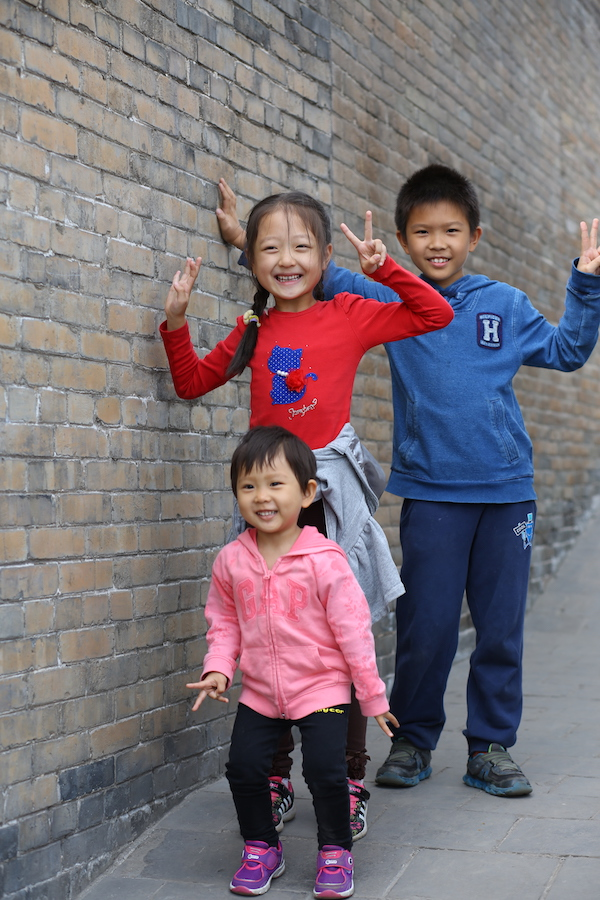
#> input picture images/children.jpg, 600 x 900 px
$ python face_detect_img.py
#> lines starting #> are read from the running program, lines starting #| are printed output that depends on the picture; after the words box and inside, x2 and y2 are one past the last pixel; in counts of white or black regions, pixels touching at a corner belong together
# coding=utf-8
import cv2

filename = 'images/children.jpg'

# 图片文件中人脸检测程序
def detect(filename):
    # 创建用于人脸检测的Haar级联分类器
#> called with filename = 'images/children.jpg'
    face_cascade = cv2.CascadeClassifier('cascades/haarcascade_frontalface_default.xml')
    # 创建用于眼睛检测的Haar级联分类器
    eye_cascade = cv2.CascadeClassifier('cascades/haarcascade_eye.xml')
    # 加载包含人脸的图片
    img = cv2.imread(filename)
#> img is the input picture: shape (900, 600, 3); mean B, G, R 119.8, 112.9, 123.2
    # 将图片转换为灰度图像
    gray = cv2.cvtColor(img, cv2.COLOR_BGR2GRAY)
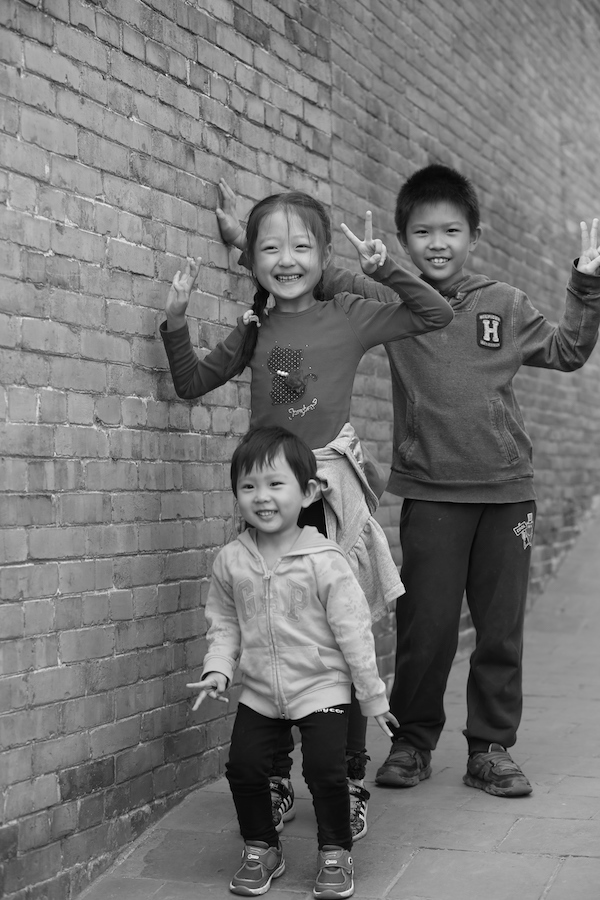
#> gray: shape (900, 600); min 0, max 254, mean 116.7
    # 人脸检测：缩放因子(scaleFactor): 1.3
    #         最小紧邻数(minNeighbors): 5
    faces = face_cascade.detectMultiScale(gray, 1.2, 8)
#> faces = [[401, 202, 75, 75], [246, 215, 82, 82], [231, 457, 72, 72]]
    # 对于检测出的每个人脸矩形
    for (x, y, w, h) in faces:
        # 在原图上绘制人脸蓝色矩形
        img = cv2.rectangle(img,(x, y),(x + w, y + h),(255, 0, 0), 2)
#> this loop made 3 passes
#> pass 1, in detect, `img = cv2.rectangle(img,(x, y),(x + w, y + h),(255, 0, 0), 2)`:
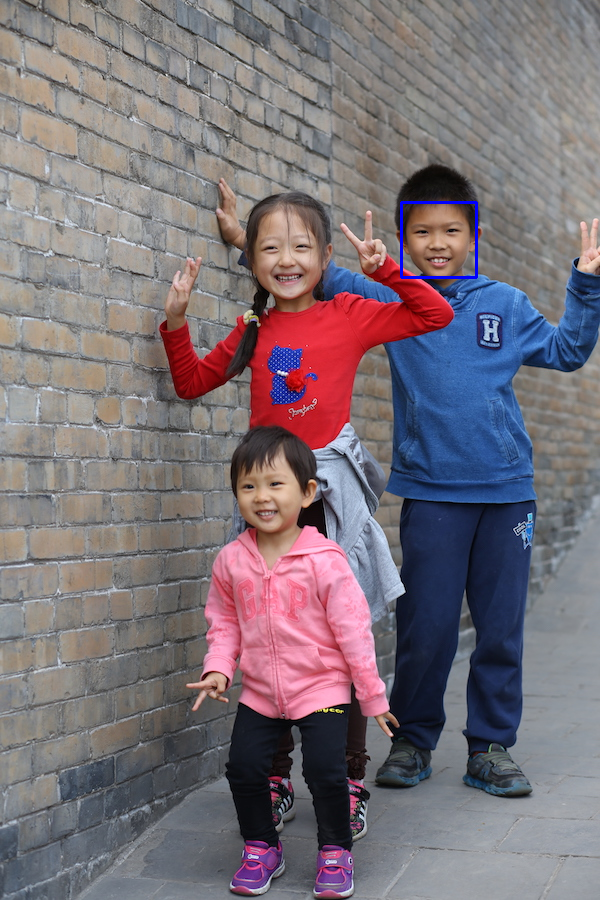
#> img: shape (900, 600, 3); 0.17% of pixels changed, all inside (x1, y1, x2, y2) = (400, 201, 478, 279)
#> pass 2, in detect, `img = cv2.rectangle(img,(x, y),(x + w, y + h),(255, 0, 0), 2)`:
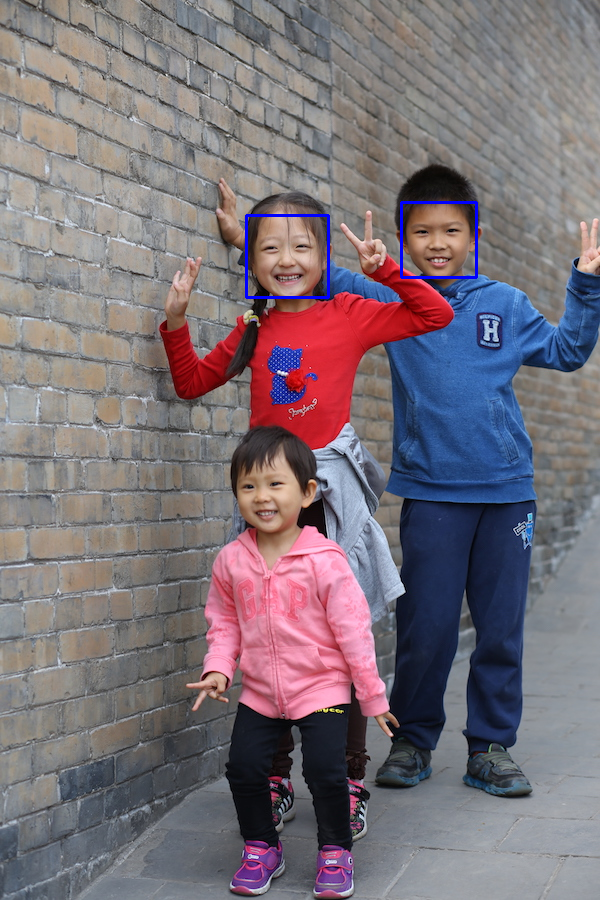
#> img: shape (900, 600, 3); 0.18% of pixels changed, all inside (x1, y1, x2, y2) = (245, 214, 330, 299)
#> pass 3, in detect, `img = cv2.rectangle(img,(x, y),(x + w, y + h),(255, 0, 0), 2)`:
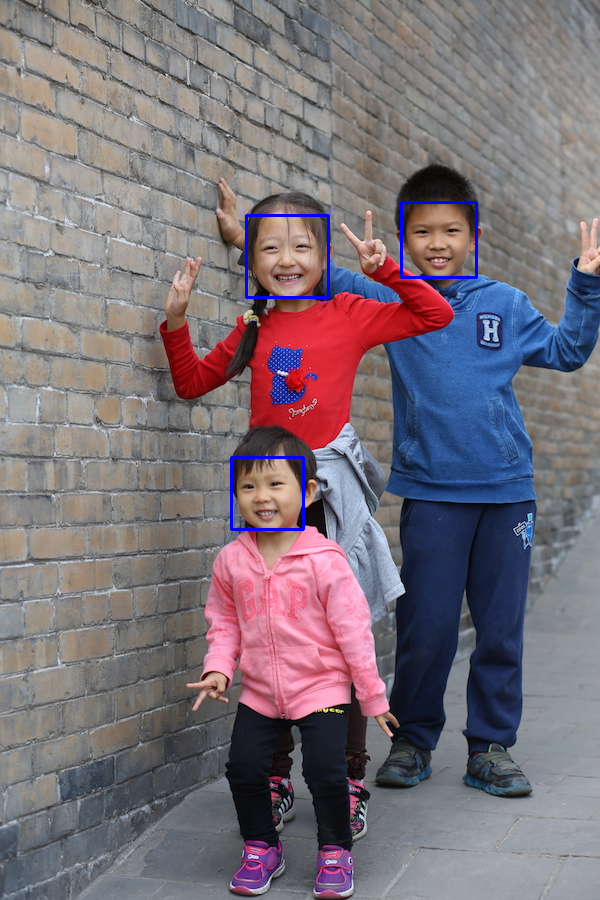
#> img: shape (900, 600, 3); 0.16% of pixels changed, all inside (x1, y1, x2, y2) = (230, 456, 305, 531)
    # 显示并保存检测结果
    cv2.namedWindow('Faces Detected!!')
    cv2.imshow('Faces Detected!!', img)
    cv2.imwrite('images/faces_detected.jpg', img)
    cv2.waitKey(0)

detect(filename)
